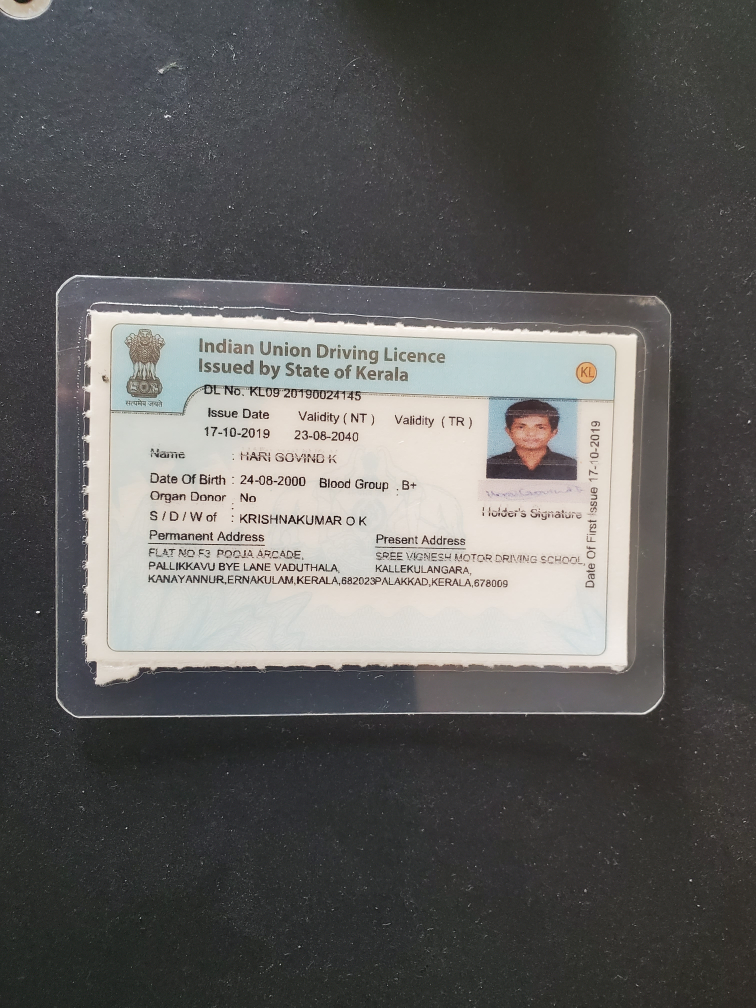
#> input picture Input/1.jpg, 3024 x 4032 px (shown at 1/4 size)
$ python -i Cleanup_Processors.py   (imports and definitions only)
#> lines starting #> are read from the running program, lines starting #| are printed output that depends on the picture
#> further down, picture is the input picture: shape (4032, 3024, 3); mean B, G, R 94, 95.6, 96.5
import cv2
import math
from scipy import ndimage
import numpy as np

class RotationCorrector:
    def __init__(self, output_process = False):
        self.output_process = output_process

    def __call__(self, image):
        img_before = image.copy()

        img_edges = cv2.Canny(img_before, 50, 150, apertureSize=3)
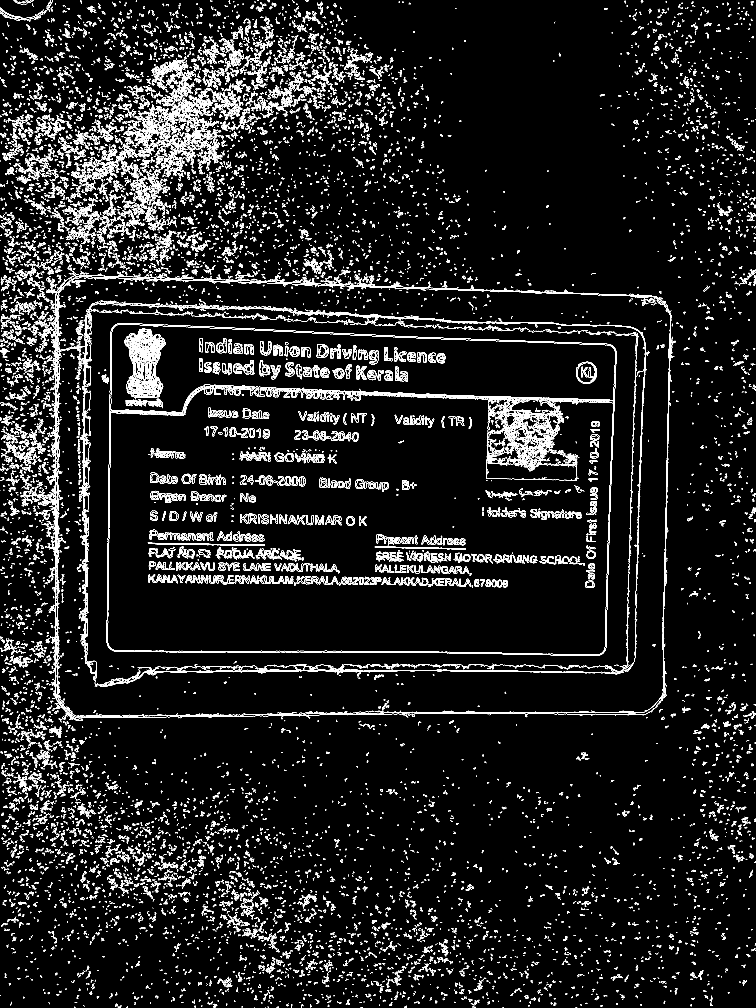
#> img_edges: shape (4032, 3024) (shown at 1/4 size); 4.4% white in thin lines or dots
        lines = cv2.HoughLinesP(
            img_edges,
            1,
            math.pi / 90.0,
            100,
            minLineLength = 100,
            maxLineGap = 5
        )
#> lines = 43 rows, first 6: [222, 2558, 222, 2177], [909, 2608, 1511, 2608], [1655, 1154, 1816, 1159], [656, 2604, 862, 2604], [1808, 2849, 2076, 2849], [230, 1567, 230, 1372]
        print("Number of lines found:", len(lines))
#| Number of lines found: 43

        def get_angle(line):
            x1, y1, x2, y2 = line[0]
            return math.degrees(math.atan2(y2 - y1, x2 - x1))

        median_angle = np.median(np.array([get_angle(line) for line in lines]))
#> median_angle = 0
        img_rotated = ndimage.rotate(
            img_before,
            median_angle,
            cval = 255,
            reshape = False
        )

        print("Angle is {}".format(median_angle))
#| Angle is 0.0

        if self.output_process:
            cv2.imwrite('output/10. tab_extract rotated.jpg', img_rotated)

        return img_rotated


class Resizer:
    """Resizes image.

    Params
    ------
    image   is the image to be resized
    height  is the height the resized image should have. Width is changed by similar ratio.

    Returns
    -------
    Resized image
    """
    def __init__(self, height = 1280, output_process = False):
        self._height = height
        self.output_process = output_process


    # [8 lines left out: function __call__, not called in this run]


class OtsuThresholder:
    """Thresholds image by using the otsu method

    Params
    ------
    image   is the image to be Thresholded

    Returns
    -------
    Thresholded image
    """
    # [11 lines left out: functions __init__, __call__, not called in this run]


class FastDenoiser:
    """Denoises image by using the fastNlMeansDenoising method

    Params
    ------
    image       is the image to be Thresholded
    strength    the amount of denoising to apply

    Returns
    -------
    Denoised image
    """
    def __init__(self, strength = 7, output_process = False):
        self._strength = strength
        self.output_process = output_process


    # [4 lines left out: function __call__, not called in this run]


class Closer:
    # [20 lines left out: functions __init__, __call__, not called in this run]


class Opener:
    # [20 lines left out: functions __init__, __call__, not called in this run]


class EdgeDetector:
    def __init__(self, output_process = False):
        self.output_process = output_process


    # [4 lines left out: function __call__, not called in this run]

>>> import cv2
>>> picture = cv2.imread('Input/1.jpg')
>>> result = RotationCorrector()(picture)
